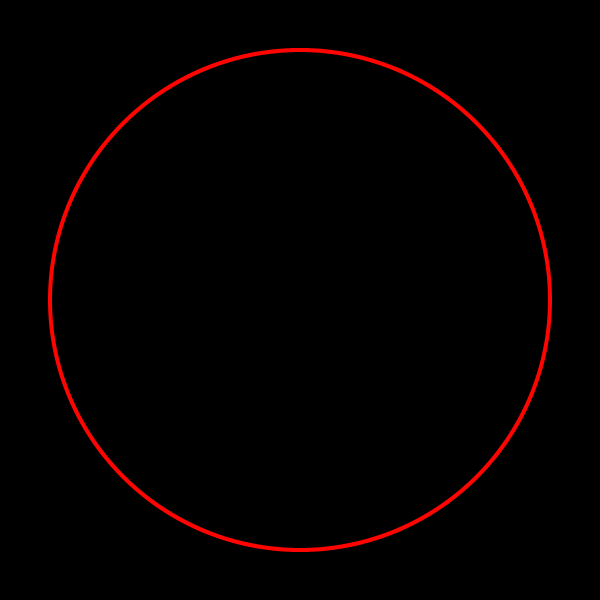
Frame 1 (no input)
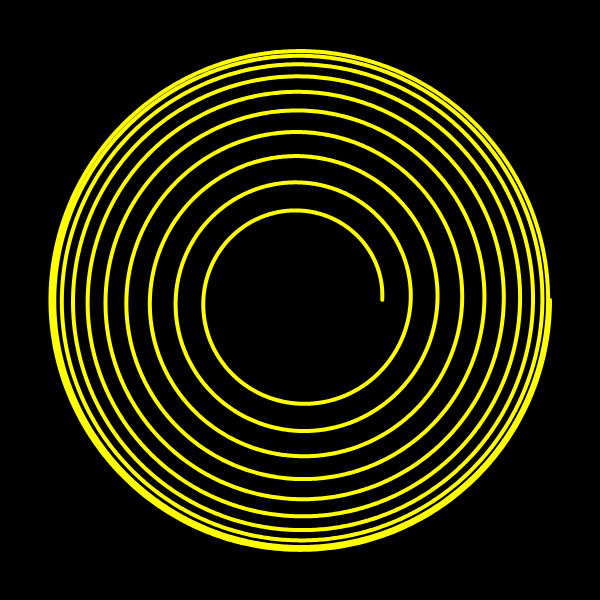
Frame 60 (no input)
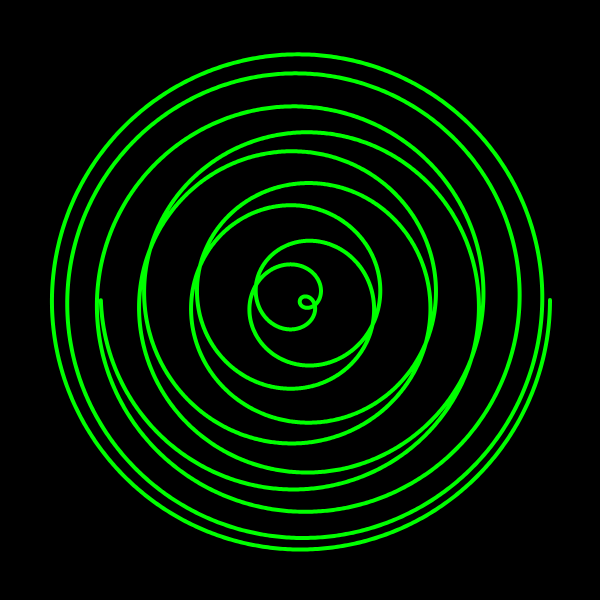
Frame 120 (the mouse pressed at the canvas centre since frame 60)

The p5.js sketch that drew these frames (run headless with seeded random() and noise() and a simulated clock; from frame 60 on, the mouse is pressed at the canvas centre):

// p5.js sketch
// ── sketch.js
let d;
let n;

function setup() {
  createCanvas(600, 600);
  colorMode(HSB);
}

let den = 3;
let num=0;
let h=0;

function draw() {
  background(0);
  
  let k = num / den;

	h++;
	if(h>255)h=0;
  
  num+=0.001;

  strokeWeight(4);
  translate(width / 2, height / 2);
  fill(0);
  beginShape();
  for (let a = 0; a < TWO_PI * 10; a += 0.01) {
    let r = cos(k * a) * 250;
    let x = r * cos(a);
    let y = r * sin(a);    
	stroke(h,200,255);
    vertex(x, y);
  }
  endShape();
  

}

// ── sketch.html
<!DOCTYPE html>
<!DOCTYPE html>
<html lang="en" dir="ltr">

<head>
  <meta charset="utf-8">
  <title></title>

  <script src="https://cdnjs.cloudflare.com/ajax/libs/p5.js/0.9.0/p5.js"></script>
  <script src="https://cdnjs.cloudflare.com/ajax/libs/p5.js/0.9.0/addons/p5.dom.min.js"></script>
  <script src="sketch.js"></script>

<body>

</body>

</html>
